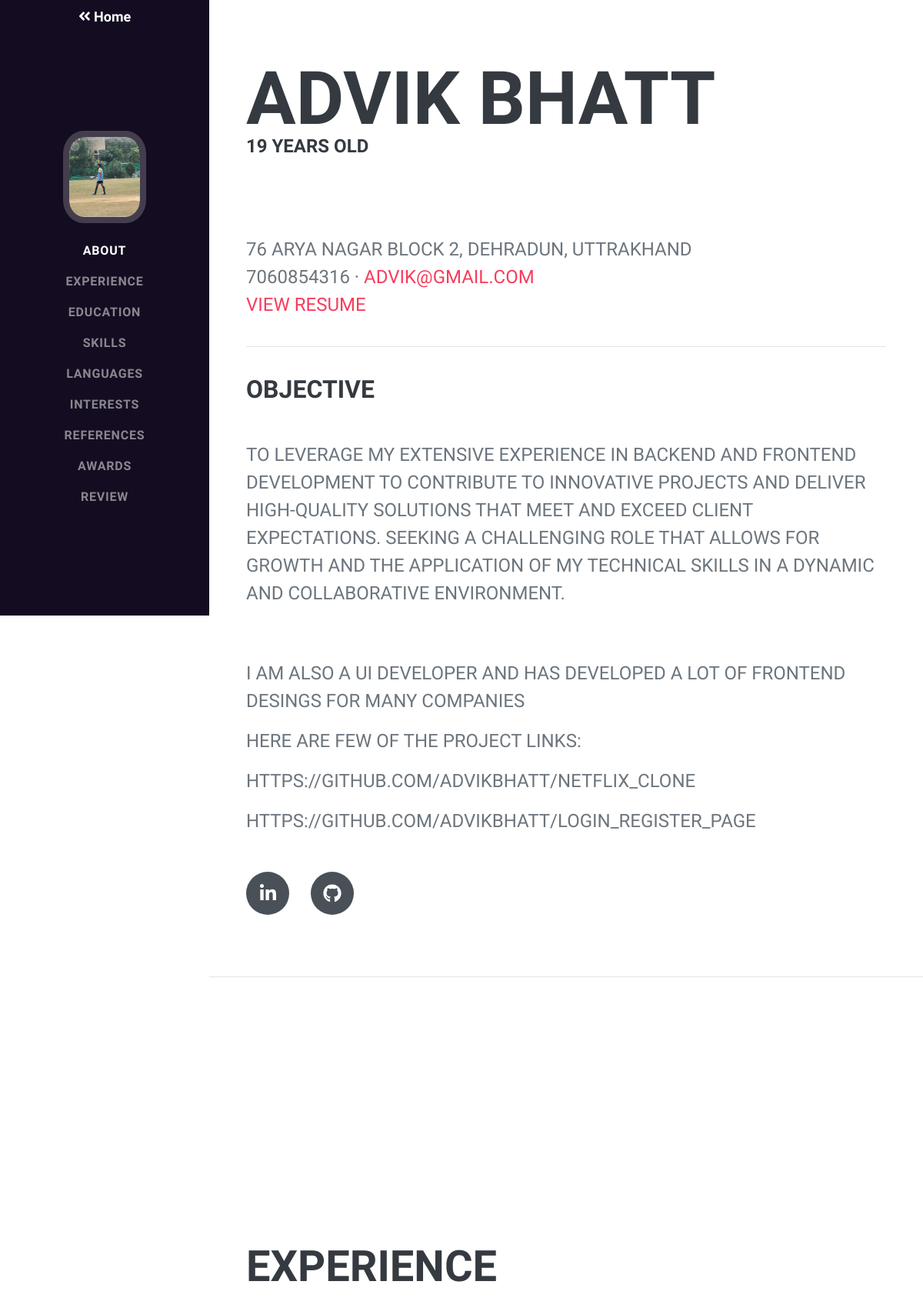
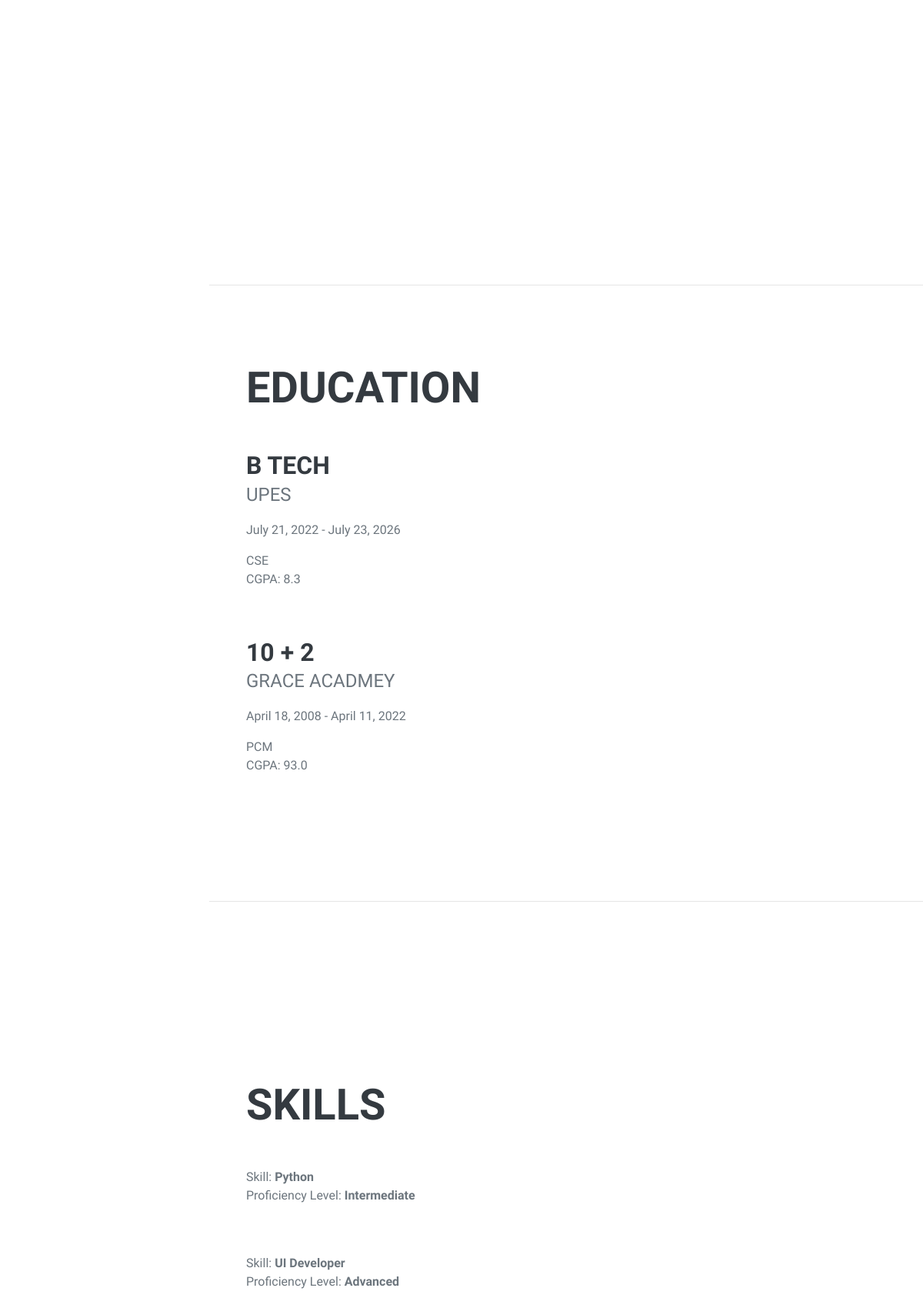
/applicant/applicant-public-profile/2 (signed in, upper part), run on the app's committed database (2 pictures, top to bottom).
### user/models.py (models this page shows, shortened)
class User(AbstractBaseUser):
    email = models.EmailField(max_length=255, unique=True)
    name = models.CharField(max_length=255)
    date_joined = models.DateTimeField(auto_now_add=True)
    is_applicant = models.BooleanField(default=False)
    is_company = models.BooleanField(default=False)
    is_active = models.BooleanField(default=True)
    is_staff = models.BooleanField(default=False)
    is_admin = models.BooleanField(default=False)
    USERNAME_FIELD = 'email'
    REQUIRED_FIELDS = ['name']  # Email & Password are required by default.
    objects = MyUserManager()

class ApplicantProfileModel(models.Model):
    GENDER_CHOICES = [
        ('Male', 'Male'),
        ('Female', 'Female'),
    ]
    user = models.OneToOneField(User, null=True, on_delete=models.CASCADE)
    image = models.ImageField(null=True, blank=True)
    bio = RichTextField(null=True, blank=True)
    address = models.TextField(max_length=255, null=True, blank=True)
    birth_date = models.DateField(null=True, blank=True)
    phone = models.CharField(max_length=255, null=True, blank=True)
    website = models.CharField(max_length=255, null=True, blank=True)
    gender = models.CharField(max_length=255, choices=GENDER_CHOICES, null=True, blank=True)
    interest = RichTextField(null=True, blank=True)
    linkedin = models.CharField(max_length=255, null=True, blank=True)
    github = models.CharField(max_length=255, null=True, blank=True)
    twitter = models.CharField(max_length=255, null=True, blank=True)
    facebook = models.CharField(max_length=255, null=True, blank=True)
    resume = models.FileField(null=True, blank=True)
    totalViewCount = models.IntegerField(null=True, blank=True, default=0)

class EducationModel(models.Model):
    user = models.ForeignKey(User, null=True, on_delete=models.CASCADE)
    school = models.CharField(max_length=255, null=True, blank=True)
    degree = models.CharField(max_length=255, null=True, blank=True)
    department = models.CharField(max_length=255, null=True, blank=True)
    started = models.DateField(null=True, blank=True)
    end = models.DateField(null=True, blank=True)
    cgpa = models.FloatField(max_length=255, null=True, blank=True)

class SkillSetModel(models.Model):
    SKILL_PROFICIENCY = [
        ('Beginner', 'Beginner'),
        ('Intermediate', 'Intermediate'),
        ('Advanced', 'Advanced'),
        ('Pro', 'Pro'),
    ]
    user = models.ForeignKey(User, null=True, on_delete=models.CASCADE)
    skill_title = models.CharField(max_length=255, null=True, blank=True)
    proficiency = models.CharField(max_length=255, choices=SKILL_PROFICIENCY, null=True, blank=True)

### user/views.py (the view, shortened to what this page needs)
# urls.py: path('applicant/applicant-public-profile/<str:pk>', applicant_public_profile, name='applicant-public-profile'),
@login_required(login_url='login')
def applicant_public_profile(request, pk):
    user = User.objects.get(id=pk)
    applicant = ApplicantProfileModel.objects.get(user=user)
    resume_link = ""
    if applicant.resume:
        resume_link = "http://127.0.0.1:8000" + applicant.resume.url
    skill_set = SkillSetModel.objects.filter(user=user)
    languages = LanguageModel.objects.filter(user=user)
    work_experience = WorkExperienceModel.objects.filter(user=user)
    educations = EducationModel.objects.filter(user=user)
    references = ReferenceModel.objects.filter(user=user)
    awards = AwardModel.objects.filter(user=user)
    rates = RatingModel.objects.filter(applicant=user)
    rate = rateAvg(rates, rates.count())
    age = None
    if user.applicantprofilemodel.birth_date:
        age = calculate_age(user.applicantprofilemodel.birth_date)
    if request.user.is_company:
        increaseViewCount(request.user, user)
    rating_form = RatingForm()
    name = extractFirstName(request.user.name)
    context = {
        'name': name,
        'age': age,
        'user': user,
        'skill_set': skill_set,
        'work_experience': work_experience,
        'educations': educations,
        'languages':languages,
        'references': references,
        'awards': awards,
        'rating_form': rating_form,
        'rates': rates,
        'rate': rate,
        'resume_link': resume_link,
    }
    return render(request, 'user/applicant/applicant-public-profile.html', context)

### user/utils.py (called while the page is built)
def rateAvg(rates, length):
    summation = 0
    if length == 0:
        return 0
    else:
        for r in rates:
            summation = summation + r.rate
    if (summation / length) % 1 > 0:
        return summation / length
    else:
        return summation // length

def extractFirstName(name):
    first_name = name.split(' ')
    return first_name[0]

def calculate_age(born):
    today = date.today()
    return today.year - born.year - ((today.month, today.day) < (born.month, born.day))

### templates/user/applicant/applicant-public-profile.html (shortened to what this page needs)
<!DOCTYPE html>
{% load static %}
{% load widget_tweaks %}
<html lang="en">
<head>
    <link rel="stylesheet" href="//code.ionicframework.com/ionicons/2.0.1/css/ionicons.min.css">
    <link href="{% static 'assets/applicant/css/styles.css' %}" rel="stylesheet"/>
</head>
<body id="page-top">
<nav class="navbar navbar-expand-lg navbar-dark bg-success fixed-top" id="sideNav">
    <a style="font-size: large; color: white" href="{% url 'home' %}"><i
            class="fa fa-angle-double-left"></i><b> Home</b></a>
    <a class="navbar-brand js-scroll-trigger" href="{% url 'applicant-edit-profile' %}">
        {% if user.applicantprofilemodel.image %}
        <span class="d-none d-lg-block">
                <img class="img-fluid img-profile rounded-circle mx-auto mb-2"
                     src="{{user.applicantprofilemodel.image.url}}" alt=""/>
            </span>
        {% else %}
        <span class="d-none d-lg-block">
                <img class="img-fluid img-profile rounded-circle mx-auto mb-2"
                     src="{% static 'assets\images\placeholder.png' %}" alt=""/>
            </span>
        {% endif %}
    </a>
    <div class="collapse navbar-collapse" id="navbarSupportedContent">
        <ul class="navbar-nav">
            <li class="nav-item"><a class="nav-link js-scroll-trigger" href="#about">About</a></li>
            <li class="nav-item"><a class="nav-link js-scroll-trigger" href="#experience">Experience</a></li>
            <li class="nav-item"><a class="nav-link js-scroll-trigger" href="#education">Education</a></li>
            <li class="nav-item"><a class="nav-link js-scroll-trigger" href="#skills">Skills</a></li>
            <li class="nav-item"><a class="nav-link js-scroll-trigger" href="#languages">Languages</a></li>
            <li class="nav-item"><a class="nav-link js-scroll-trigger" href="#interests">Interests</a></li>
            <li class="nav-item"><a class="nav-link js-scroll-trigger" href="#references">References</a></li>
            <li class="nav-item"><a class="nav-link js-scroll-trigger" href="#awards">Awards</a></li>
            <li class="nav-item"><a class="nav-link js-scroll-trigger" href="#review">Review</a></li>
        </ul>
    </div>
</nav>
<div class="container-fluid p-0">
    <section class="resume-section" id="about">
        <div class="resume-section-content">
            <h1 class="mb-0">
                {{user.name}}
            </h1>
            {% if age %}
            <h4>{{ age }} years old</h4>
            {% endif %}
            <div class="subheading mb-5">
                <x-star-rating value="{{rate}}">
                </x-star-rating>
            </div>
            <div class="subheading mb-5">
                {% if user.applicantprofilemodel.address %}
                {{user.applicantprofilemodel.address}}
                <br/>
                {% endif %}
                {% if user.applicantprofilemodel.phone %}
                {{user.applicantprofilemodel.phone}}
                {% endif %}
                {% if user.email %}
                · <a href="mailto:{{user.email}}">{{user.email}}</a>
                {% endif %}
                <br/>
                {% if user.applicantprofilemodel.resume %}
                <a href="{{ resume_link|safe }}" target="_blank">View Resume</a>
                {% endif %}
                <br><br>
                <hr class="m-0"/>
                <br>
                {% if user.applicantprofilemodel.bio %}
                <h3>Objective</h3>
                <p class="lead mb-5">{{user.applicantprofilemodel.bio|safe}}</p>
                {% endif %}
            </div>
            <div class="social-icons">
                {% if user.applicantprofilemodel.linkedin %}
                <a class="social-icon" href="https://{{user.applicantprofilemodel.linkedin}}" target="_blank"><i
                        class="fab fa-linkedin-in"></i></a>
                {% endif %}
                {% if user.applicantprofilemodel.github %}
                <a class="social-icon" href="https://{{user.applicantprofilemodel.github}}" target="_blank"><i
                        class="fab fa-github"></i></a>
                {% endif %}
            </div>
        </div>
    </section>
    <hr class="m-0"/>
    <section class="resume-section" id="experience">
        <div class="resume-section-content">
            <h2 class="mb-5">Experience</h2>
        </div>
    </section>
    <hr class="m-0"/>
    <section class="resume-section" id="education">
        <div class="resume-section-content">
            <h2 class="mb-5">Education</h2>
            {% for education in educations %}
            <div class="d-flex flex-column flex-md-row justify-content-between mb-5">
                <div class="flex-grow-1">
                    <h3 class="mb-0">{{education.degree}}</h3>
                    <div class="subheading mb-3">{{education.school}}</div>
                    <p>{{education.started}} - {% if education.end %}
                        {{education.end}}
                        {% else %}
                        Present
                        {% endif %} </p>
                    <div>{{education.department}}</div>
                    <p>CGPA: {{education.cgpa}}</p>
                </div>
            </div>
            {% endfor%}
        </div>
    </section>
    <hr class="m-0"/>
    <section class="resume-section" id="skills">
        <div class="resume-section-content">
            <h2 class="mb-5">Skills</h2>
            {% for skill in skill_set %}
            <div class="d-flex flex-column flex-md-row justify-content-between mb-5">
                <div class="flex-grow-1">
                    <div>Skill: <b>{{skill.skill_title}}</b></div>
                    <p>Proficiency Level: <b>{{skill.proficiency}}</b></p>
                </div>
            </div>
            {% endfor%}
        </div>
    </section>
</div>
</body>
</html>

### data on the page
User: applicantprofilemodel.image (picture), name "ADVIK BHATT", applicantprofilemodel.address "76 ARYA NAGAR BLOCK 2, DEHRADUN, UTTRAKHAND", applicantprofilemodel.phone "7060854316", email "ADVIK@GMAIL.COM", applicantprofilemodel.bio "TO LEVERAGE MY EXTENSIVE EXPERIENCE IN BACKEND AND FRONTEND DEVELOPMENT TO CONTRIBUTE TO INNOVATIVE PROJECTS AND DELIVER HIGH-QUALITY SOLUTIONS THAT MEET AND EXCEED CLIENT EXPECTATIONS. SEEKING A CHALLENGING ROLE THAT ALLOWS FOR GROWTH AND THE APPLICATION OF MY TECHNICAL SKILLS IN A DYNAMIC AND COLLABORATIVE ENVIRONMENT. I AM ALSO A UI DEVELOPER AND HAS DEVELOPED A LOT OF FRONTEND DESINGS FOR MANY COMPANIES HERE ARE FEW OF THE PROJECT LINKS: HTTPS://GITHUB.COM/ADVIKBHATT/NETFLIX_CLONE HTTPS://GITHUB.COM/ADVIKBHATT/LOGIN_REGISTER_PAGE"
EducationModel: degree "B TECH", school "UPES", started "July 21, 2022", end "July 23, 2026", department "CSE", cgpa "8.3"
EducationModel: degree "10 + 2", school "GRACE ACADMEY", started "April 18, 2008", end "April 11, 2022", department "PCM", cgpa "93.0"
SkillSetModel: skill_title "Python", proficiency "Intermediate"
SkillSetModel: skill_title "UI Developer", proficiency "Advanced"

### other printed values
{{ age }} "19"
